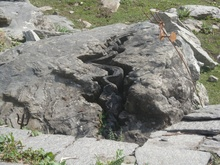
%> input picture Assignment1/src/Image2/25.jpg, 220 x 165 px, shrunk from 3264 x 2448 before the run
$ octave Problem1bit24img2a.m   (GNU Octave 9; MATLAB toolbox functions it lacks are replaced by stand-ins)
%> lines starting %> are read from the running program, lines starting %| are printed output that depends on the picture
I = imread('25.jpg');
%> I is the input picture: size 165x220x3 uint8; mean R, G, B 138.6, 138.6, 129.2
[row,column,dim]=size(I);
%> row = 165; column = 220; dim = 3
I=double(I);
%> I: size 165x220x3 double
I24=zeros(row,column,1);
I24(:,:,1)=I(:,:,1)*2^16+I(:,:,2)*2^8+I(:,:,3);
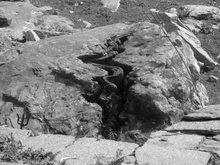
%> I24: size 165x220 double; min 1185301, max 16777204, mean 9121419.5; drawn with min black and max white

[Ur,Sr,Vr]=svd(I24);
error=zeros(min(row,column),1);
for k=1:25%min(row,column)

    Imr=Ur(:,1:k)*Sr(1:k,1:k)*Vr(:,1:k)';
    Im=zeros(row,column,3);
    ImB=rem(Imr,2^8);
    ImG=rem(Imr./(2^8),2^8);
    ImR=Imr./(2^16);

    Im(:,:,1)=ImR;
    Im(:,:,2)=ImG;
    Im(:,:,3)=ImB;
    h=uint8(Im);
    imwrite(h,strcat(num2str(k),'image.jpg'))
    err=I-Im;
    imwrite(err,strcat(num2str(k),'err.jpg'));
    for i=1:row
        for j=1:column
            for t=1:1
                error(k)=error(k)+err(i,j,t)^2;
            end
        end
    end
    error(k)=sqrt(error(k)/(row*column*1));
end
%> this loop made 25 passes
%> pass 1, `h=uint8(Im);`:
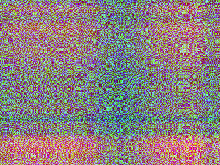
%> h: size 165x220x3 uint8; mean R, G, B 139.4, 127.5, 128
%> pass 1, `err=I-Im;`:
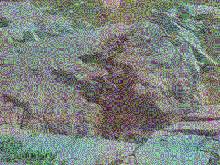
%> err: size 165x220x3 double; mean R, G, B -0.7, 11.1, 1.2; drawn with min black and max white
%> pass 1, `imwrite(err,strcat(num2str(k),'err.jpg'));`:
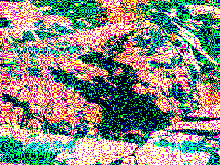
%> saved as 1err.jpg: size 165x220x3 uint8; mean R, G, B 135.9, 137.8, 128.1
%> pass 2, `h=uint8(Im);`:
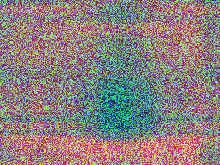
%> h: size 165x220x3 uint8; mean R, G, B 139.2, 128.2, 127.9
%> after the loop:
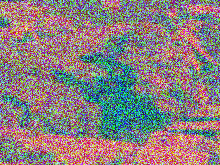
%> Im: size 165x220x3 double; mean R, G, B 139.2, 127.9, 128.5; drawn with min black and max white
%> after the loop, error = 165 values, max 39.77 at index 1, min 0 at index 26, mean 3.36
%imshow(uint8(Im));
%plot(1:min(row,column),error);
plot(1:25,error(1:25));
xlabel('number of singular values');
ylabel('Error');
title('24-bit: Error for Top Singular Values');
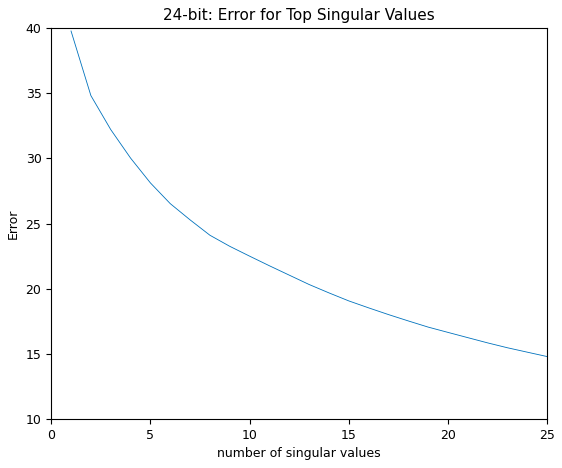
%> figure redrawn from the program's plot data; curve peaks at x = 1, y = 39.77
